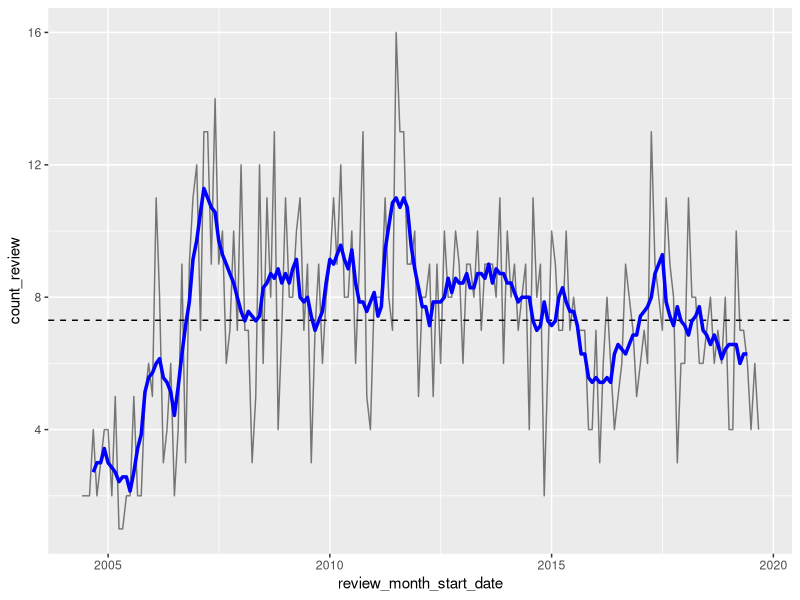
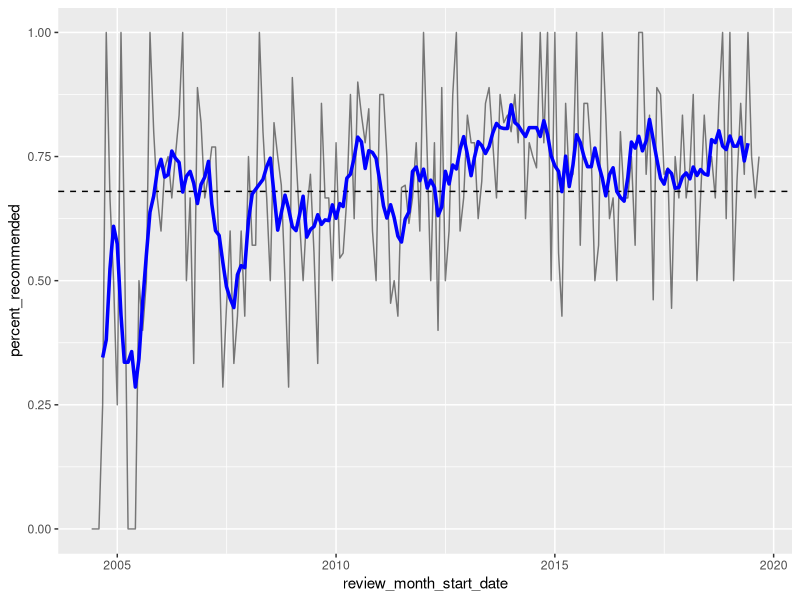
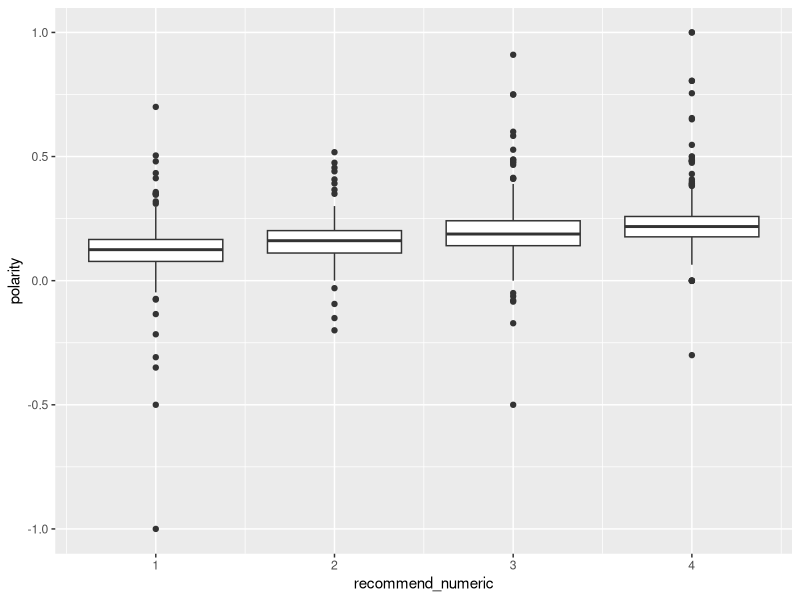
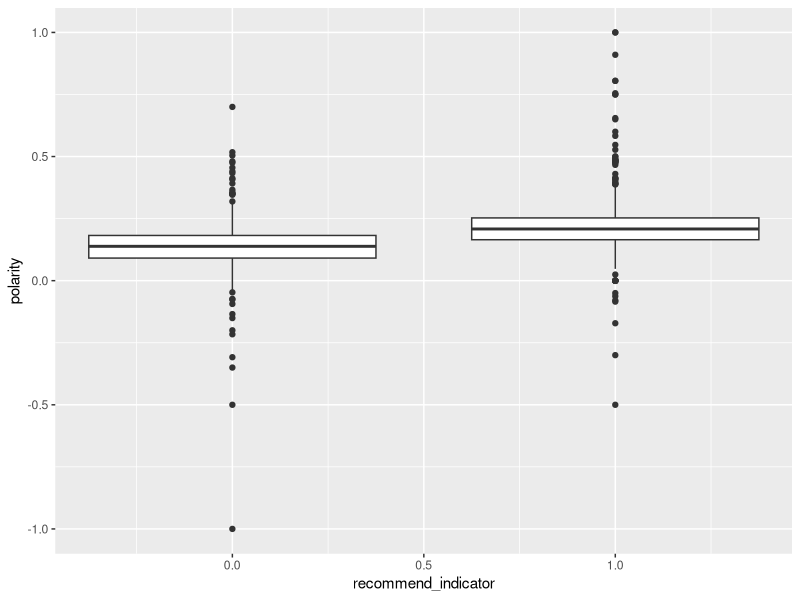
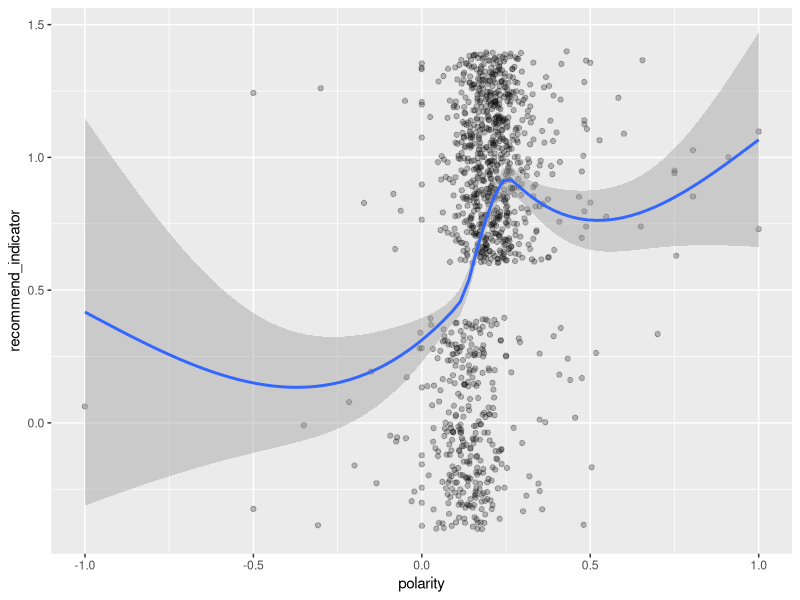

Write the R code that produced these figures, in order.
library(tidyverse)
library(tidytext)
library(zoo)

review_data <- read_csv("review_analysis_data.csv")

review_data <- review_data %>%
  mutate(recommendation = ifelse(grepl("barely", recommendation),
                                 "barely recommend",
                                 ifelse(grepl("highly", recommendation),
                                        "highly recommend",
                                        ifelse(grepl("not", recommendation),
                                                     "not recommend", "recommend")))) %>%
  mutate(recommend_indicator = ifelse(recommendation %in% c("highly recommend",
                                                            "recommend"), 1,0),
         recommend_numeric = ifelse(
           recommendation == 'highly recommend', 4,
           ifelse(recommendation == 'recommend', 3,
                  ifelse(recommendation == 'barely recommend', 2, 1)))) %>%
  filter(!is.na(review)) %>% # get rid of NA reviews
  mutate(review_month_start_date = lubridate::floor_date(review_date, "month"))
  
  
review_data_distinct <- review_data %>%
  group_by(rest_name, review) %>%
  slice(which.min(review_date)) %>%
  ungroup() 

# monthly data
monthly_summary <- review_data %>%
  group_by(review_month_start_date) %>%
  summarise(count_review = n(),
            percent_recommended = mean(recommend_indicator),
            recommend_indicator = sum(recommend_indicator),
            recommend_numeric = sum(recommend_numeric),
            length_written = sum(review_length),
            avg_polarity = mean(polarity)) %>%
  ungroup() %>%
  mutate_all(list('rollmean_6' = ~ rollmean(., k = 7, fill = NA)))


monthly_summary %>%
  ggplot(aes(review_month_start_date, count_review))+
  geom_line(alpha = 0.5)+
  geom_hline(aes(yintercept = mean(count_review)),linetype = 'dashed')+
  geom_line(aes(y = count_review_rollmean_6), colour = 'blue', size = 1.2)



monthly_summary %>%
  ggplot(aes(review_month_start_date, percent_recommended))+
  geom_line(alpha = 0.5)+
  geom_hline(aes(yintercept = mean(percent_recommended)),linetype = 'dashed')+
  geom_line(aes(y = percent_recommended_rollmean_6),
            colour = 'blue', size = 1.2)

review_data_distinct %>%
  filter(review_length >= 100) %>%
  ggplot(aes(recommend_numeric, polarity, group = recommend_numeric))+
  geom_boxplot()

review_data_distinct %>%
  filter(review_length >= 100) %>%
  ggplot(aes(recommend_indicator, polarity, 
             group = recommend_indicator))+
  geom_boxplot()

fit1 <- lm(polarity ~ factor(recommend_numeric), 
          data = review_data_distinct %>% filter(review_length >= 100))

review_data_distinct %>%
  filter(review_length >= 100) %>%
  ggplot(aes(polarity, recommend_indicator))+
  geom_jitter(alpha = 0.25) +
  stat_smooth()

glm1 <- glm(recommend_indicator ~ polarity,
            data = review_data_distinct %>%
              filter(review_length >= 100),
            family = 'binomial')
